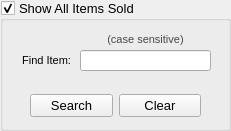
        <widget class="QGroupBox" name="showItemsSoldGroupBox">
         <property name="geometry">
          <rect>
           <x>10</x>
           <y>240</y>
           <width>231</width>
           <height>131</height>
          </rect>
         </property>
         <property name="font">
          <font>
           <pointsize>10</pointsize>
          </font>
         </property>
         <property name="title">
          <string>Show All Items Sold</string>
         </property>
         <property name="checkable">
          <bool>true</bool>
         </property>
         <widget class="QLabel" name="findItemLabel">
          <property name="geometry">
           <rect>
            <x>10</x>
            <y>50</y>
            <width>61</width>
            <height>21</height>
           </rect>
          </property>
          <property name="font">
           <font>
            <pointsize>8</pointsize>
           </font>
          </property>
          <property name="text">
           <string>Find Item:</string>
          </property>
          <property name="alignment">
           <set>Qt::AlignRight|Qt::AlignTrailing|Qt::AlignVCenter</set>
          </property>
         </widget>
         <widget class="QLineEdit" name="findItemLineEdit">
          <property name="geometry">
           <rect>
            <x>80</x>
            <y>50</y>
            <width>131</width>
            <height>21</height>
           </rect>
          </property>
         </widget>
         <widget class="QWidget" name="layoutWidget_2">
          <property name="geometry">
           <rect>
            <x>30</x>
            <y>90</y>
            <width>171</width>
            <height>31</height>
           </rect>
          </property>
          <layout class="QHBoxLayout" name="horizontalLayout_6">
           <item>
            <widget class="QPushButton" name="reportsFindItemSearchPushButton">
             <property name="text">
              <string>Search</string>
             </property>
            </widget>
           </item>
           <item>
            <widget class="QPushButton" name="reportsFindItemClearPushButton">
             <property name="text">
              <string>Clear</string>
             </property>
            </widget>
           </item>
          </layout>
         </widget>
         <widget class="QLabel" name="caseSensitiveLabel_2">
          <property name="geometry">
           <rect>
            <x>70</x>
            <y>30</y>
            <width>151</width>
            <height>20</height>
           </rect>
          </property>
          <property name="font">
           <font>
            <pointsize>8</pointsize>
           </font>
          </property>
          <property name="text">
           <string>&lt;html&gt;&lt;head/&gt;&lt;body&gt;&lt;p&gt;&lt;span style=&quot; color:#484848;&quot;&gt;(case sensitive)&lt;/span&gt;&lt;/p&gt;&lt;/body&gt;&lt;/html&gt;</string>
          </property>
          <property name="alignment">
           <set>Qt::AlignCenter</set>
          </property>
         </widget>
        </widget>
